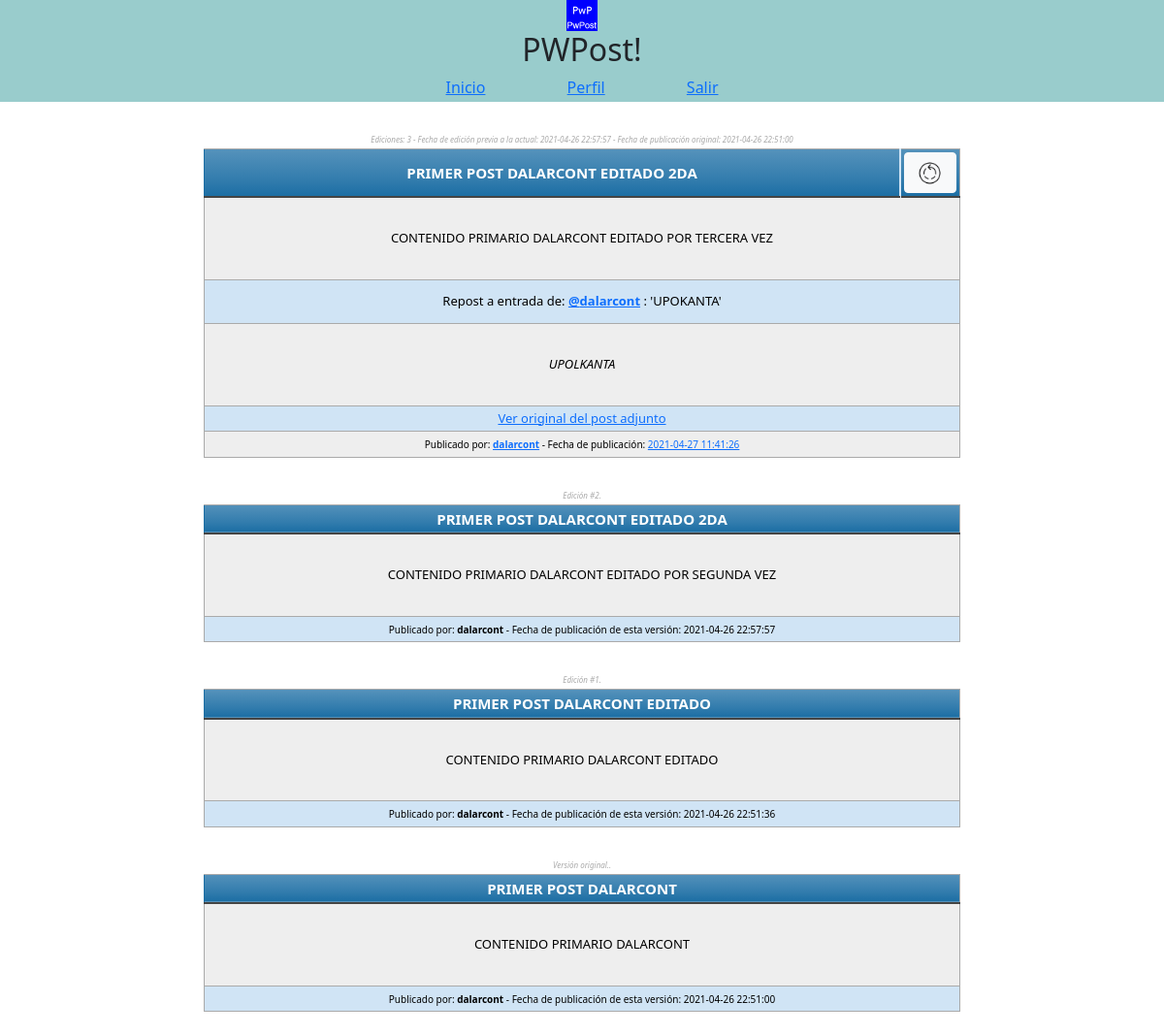
Screenshot of /viewPost.php?post=PWPfhWip6ISGYTP (signed in) with the database file from the repository.
### tables this page shows
CREATE TABLE `general_entries` (
  `uid_post` varchar(15) NOT NULL COMMENT 'PostUniqueID',
  `own_user` varchar(15) NOT NULL COMMENT 'OwnerID',
  `pubdate_original` datetime NOT NULL,
  `pubdate` datetime NOT NULL COMMENT 'PublishDate',
  `title` text NOT NULL COMMENT 'TitleEntrie',
  `content` text NOT NULL COMMENT 'ContentEntrie',
  `edit_counter` int(2) DEFAULT NULL,
  `edit_lastdate` datetime DEFAULT NULL,
  `attached_prop` tinyint(1) NOT NULL COMMENT 'isRepost?',
  `attached_uid_post` text NOT NULL COMMENT 'PostUIDSource',
  `hiddenprop` tinyint(1) NOT NULL COMMENT 'isHidden?',
  `attached_tw_sourcelink` text NOT NULL COMMENT 'TwitterSource'
);

CREATE TABLE `entry_versioncontrol` (
  `commit_id` varchar(16) NOT NULL COMMENT 'VersionControlCommitId',
  `uid_post` varchar(15) NOT NULL COMMENT 'PostUniqueID',
  `edit_version` int(1) NOT NULL COMMENT 'EditionRecord',
  `own_user` varchar(15) NOT NULL COMMENT 'OwnerID',
  `pubdate` datetime NOT NULL COMMENT 'PublishDate',
  `title` text NOT NULL COMMENT 'TitleEntrie',
  `content` text NOT NULL COMMENT 'ContentEntrie',
  `attached_prop` tinyint(1) NOT NULL COMMENT 'isRepost?',
  `attached_uid_post` text NOT NULL COMMENT 'PostUIDSource',
  `hiddenprop` tinyint(1) NOT NULL COMMENT 'isHidden?',
  `attached_tw_sourcelink` text NOT NULL COMMENT 'TwitterSource'
);

### procedures/sys_db_con.php (called while the page is built)
<?php
function DB_CON(){
	$linkdir="localhost";
		$linkusr="root";
		$linkpss="unmico57";
		$linktbl="pwpostdb";
		$link=mysqli_connect($linkdir,$linkusr,$linkpss,$linktbl);
	return $link ;
}
?>

### procedures/loadPost.php (called while the page is built, shortened)
<?php
    function loadPost_direct($post_id){
        $SQL_Query = "SELECT * FROM general_entries ge WHERE ge.uid_post = '$post_id'";
        $SQL_CON = mysqli_query(DB_CON(),$SQL_Query);
        $SQL_PKG = mysqli_fetch_array($SQL_CON);
        $result = $SQL_PKG ;
        return $result ;
    }
?>

### procedures/EntryVersionControl.php (called while the page is built, shortened)
<?php
    function getEntryVersions($idp,$lastversion){
        $Package = array();
        $SQL_Query = "SELECT * FROM entry_versioncontrol WHERE uid_post = '$idp' AND edit_version NOT LIKE '$lastversion' ORDER BY pubdate DESC";
        $SQL_CON = mysqli_query(DB_CON(),$SQL_Query);
        while($SQL_PKG = mysqli_fetch_array($SQL_CON)){
            $Package[]=$SQL_PKG;
        }
        return $Package ;
    }
?>

### views/entry.php (the view, shortened to what this page needs)
<?php
    function editLogger($count,$lastdate,$originalDate){
        if($count!=0){
            $r = "Ediciones: ".$count." - Fecha de edición previa a la actual: ".$lastdate." - Fecha de publicación original: ".$originalDate;
        }
        return $r;
    }
    function entryActions_selector($pkg){
        if($pkg['own_user']!=$_SESSION['UsrPkg']['username']){
            echo "<tr>
                <th id='entryTitle' colspan='5'>",$pkg['title'],"</th>
                <th style='width:45px'><button class='btn btn-light' id='btn_repost' onclick='letRep(this)' value='",$pkg['uid_post'],"'><img src='components/repost.png' style='width:28px;height:28px;'></img></button></th>
            </tr>";
        }
    }
    function entryAttached($pkg){
        if($pkg['attached_prop']!=0){
            if(!$pkg['attached_content']){
                echo "<tr><td colspan='6' style='height:85px;'><b><i>Esta entrada es un repost de otra que está privada o fue eliminada.</i></b></td></tr>";
            }else{
                echo "<tr><td colspan='6' style='height:45px;'>Repost a entrada de: <a href='profile.php?p=",$pkg['attached_user'],"' target='_blank'><b>@",$pkg['attached_user'],"</b></a> : '",$pkg['attached_title'],"'</td></tr>";
                echo "<tr><td colspan='6' style='height:85px;'><i>",$pkg['attached_content'],"</i></td></tr>";
                echo "<tr><td colspan='6'><a href='viewPost.php?post=",$pkg['attached_uid_post'],"' target='_blank'>Ver original del post adjunto</a></td></tr>";
            }
        }
    }
    function counterAux($version){
        if($version==0){echo "Versión original.";}else{echo "Edición #".$version;}
    }
    function printEntry($pkg){
        if($pkg!=null){
            echo "<div id='",$pkg['uid_post'],"'>
                <span id='entryEdits' class='rightUp_entryLegend'>
                    ",editLogger($pkg['edit_counter'],$pkg['edit_lastdate'],$pkg['pubdate_original']),"
                </span>
                <table class='blueTable' style='height: 85px;'>
                <thead>
                    ",entryActions_selector($pkg),"
                </thead>
                <tbody>
                <tr>
                    <td  id='entryContent' colspan='6' style='height:85px'>",$pkg['content'],"</td>
                </tr>
                    ",entryAttached($pkg),"
                <tr>
                <td colspan='6'>
                    <span id='publishData'>Publicado por: <b>
                        <a href='profile.php?p=",$pkg['own_user'],"' target='_blank'>",$pkg['own_user'],"</a></b> -
                        Fecha de publicación: <a href='viewPost.php?post=",$pkg['uid_post'],"' target='_blank'>",$pkg['pubdate'],"</a>
                    </span><br>
                </td>
                </tbody>
                </table>
            </div><br>";
        }else{
            echo "<br>No sigues a ninguna cuenta y tampoco has publicado algo.<br>Anímate, no seas mala onda.<br>
            <button class='art-button' onclick='letPost()'><img src='components/newpost.png' style='width:25px;height:25px;'></img></button>";
        }
    }
    function printEntry_VC($pkg){
        if($pkg!=null){
            echo "<div id='",$pkg['uid_post'],"'>
                    <span id='entryEdits' class='rightUp_entryLegend'>
                    ",counterAux($pkg['edit_version']),".
                </span>
                <table class='blueTable' style='height: 85px;'>
                <thead>
                <tr>
                <th id='entryTitle' colspan='5'>",$pkg['title'],"</th></tr>
                </thead>
                <tbody>
                <tr>
                    <td  id='entryContent' colspan='6' style='height:85px'>",$pkg['content'],"</td>
                </tr>
                    ",entryAttached($pkg),"
                <tr>
                <td colspan='6'>
                    <span id='publishData'>Publicado por: <b>",$pkg['own_user'],"</b> - Fecha de publicación de esta versión: ",$pkg['pubdate'],"
                    </span><br>
                </td>
                </tbody>
                </table>
            </div><br>";
        }
    }
?>

### controllers/viewPost.php (shortened to what this page needs)
<?php
    $post_id = $_GET['post'];
        require 'procedures/sys_db_con.php';
        require 'procedures/loadPost.php';
        require 'procedures/EntryVersionControl.php';
        include 'views/entry.php';
    function VersionControlStatement($counter,$postid){
        if($counter){
            $Entries = array();
            $Entries = getEntryVersions($postid,$counter);
        }else{
            $Entries = NULL ;
        }
        if($Entries!=NULL){
            $size = count($Entries);
            for($i=0; $i<=($size-1); $i++){
                printEntry_VC($Entries[$i]);
            }
        }
    }
        $result = loadPost_direct($post_id);
?>

### css/final.css (style rules this page uses)
* { margin:0; padding:0; border:0; }
html, body { width: auto; height: 100%; font-family:-apple-system, BlinkMacSystemFont, 'Segoe UI', Roboto, Oxygen, Ubuntu, Cantarell, 'Open Sans', 'Helvetica Neue', sans-serif; font-weight:bold; text-align: center; }

### css/entryStyle.css (style rules this page uses)
table.blueTable { border: 1px solid #1C6EA4; background-color: #EEEEEE; width: 65%; text-align: center; border-collapse: collapse; padding-right: 5px; padding-left: 5px; }
table.blueTable td, table.blueTable th { border: 1px solid #AAAAAA; padding: 3px 3px; }
table.blueTable tbody td { font-size: 13px; text-align: center; }
table.blueTable tr:nth-child(even) { background: #D0E4F5; }
table.blueTable thead { background: #1C6EA4; background: -moz-linear-gradient(top, #5592bb 0%, #327cad 66%, #1C6EA4 100%); background: -webkit-linear-gradient(top, #5592bb 0%, #327cad 66%, #1C6EA4 100%); background: linear-gradient(to bottom, #5592bb 0%, #327cad 66%, #1C6EA4 100%); border-bottom: 2px solid #444444; }
table.blueTable thead th { font-size: 15px; font-weight: bold; color: #FFFFFF; border-left: 2px solid #D0E4F5; }
table.blueTable thead th:first-child { border-left: none; }
#publishData { font-size: 10px; }
.rightUp_entryLegend { font-size: 8px !important; font-style: italic !important; color:darkgrey !important; height: 8px; }

### rows the page displays
general_entries: edit_counter+edit_lastdate+pubdate_original "Ediciones: 3 - Fecha de edición previa a la actual: 2021-04-26 22:57:57 - Fecha de publicación original: 2021-04-26 22:51:00", title "PRIMER POST DALARCONT EDITADO 2DA", content "CONTENIDO PRIMARIO DALARCONT EDITADO POR TERCERA VEZ", own_user "dalarcont", pubdate "2021-04-27 11:41:26"
entry_versioncontrol: edit_version "2", title "PRIMER POST DALARCONT EDITADO 2DA", content "CONTENIDO PRIMARIO DALARCONT EDITADO POR SEGUNDA VEZ", own_user "dalarcont", pubdate "2021-04-26 22:57:57"
entry_versioncontrol: edit_version "1", title "PRIMER POST DALARCONT EDITADO", content "CONTENIDO PRIMARIO DALARCONT EDITADO", own_user "dalarcont", pubdate "2021-04-26 22:51:36"
entry_versioncontrol: edit_version "Versión original.", title "PRIMER POST DALARCONT", content "CONTENIDO PRIMARIO DALARCONT", own_user "dalarcont", pubdate "2021-04-26 22:51:00"

### other values shown
$pkg['attached_title'] "UPOKANTA"
$pkg['attached_content'] "UPOLKANTA"
